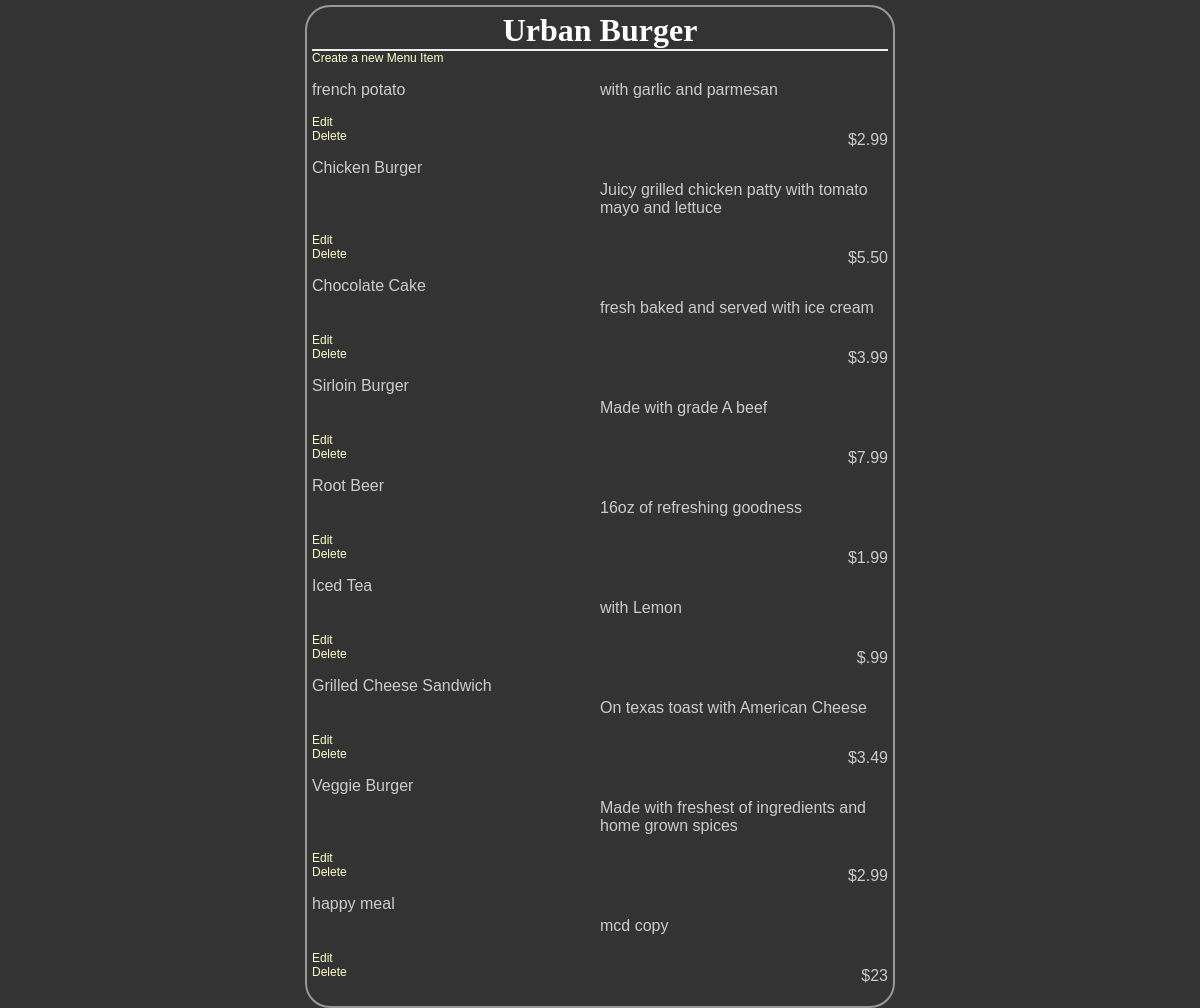
Page /restaurants/3/ on the committed database.
### database_setup.py (models this page shows, shortened)
class Restaurant(Base):
    __tablename__ = 'restaurant'
    name = Column(String(80) ,nullable = False)
    id = Column(Integer , primary_key = True)

class Menu(Base):
    __tablename__ = 'menu_item'
    name = Column(String(120) , nullable = False)
    id = Column(Integer , primary_key = True)
    course = Column(String(250))
    description = Column(String(250))
    price = Column(String(8))
    restaurant_id = Column(Integer , ForeignKey('restaurant.id'))
    restaurant = relationship(Restaurant)

### Restaurant.py (the view)
@app.route('/')
@app.route('/restaurants/<int:restaurant_id>/')
def restaurantMenu(restaurant_id):
	restaurant = session.query(Restaurant).filter_by(id = restaurant_id).one()
	items = session.query(Menu).filter_by(restaurant_id = restaurant_id)
	return render_template('Menu_template.html', restaurant = restaurant , items = items)

### templates/Menu_template.html (shortened to what this page needs)
<html>
<head>
	<link rel= stylesheet type= text/css href= "{{ url_for('static' , filename='styles.css') }}">
</head>
<body class = "pane">
	<h1 class="header">{{restaurant.name}}</h1>
<a href = "{{ url_for('newMenuItem' , restaurant_id = restaurant.id)}}">
 Create a new Menu Item
</a>
{% for i in items %}
<div>
<p class= "name">{{i.name}}</p>
<p class= "description">{{i.description}}</p>
<p class = "price"> {{i.price}} </p>
<a href = "{{ url_for('editMenuItem' , restaurant_id = restaurant.id , menu_id =  i.id) }}" >
Edit
</a>
<a href = "{{ url_for('deleteMenuItem' , restaurant_id = restaurant.id , menu_id =  i.id ) }}" >
Delete
</a>
</div>
{% endfor %}
</body>
</html>

### static/styles.css (style rules this page uses)
body { font-family: sans-serif; background-color: #333333 }
h1, h2, h3, h4 { color: #ffffff; }
h1, h2 { font-family: 'georgia', serif; margin: 0; }
h1 { border-bottom: 2px solid #eee; }
p, dd, dt { color: #cccccc; }
a { text-decoration: none; color: #ffffcc; font-size: .75em; }
.pane { position: absolute; left: 25%; right:25%; border: 2px solid; border-radius: 25px; padding: 5px; margin: 5px; border-color: #999999; background-color: #333333 }
.header { left: 50%; text-align: center; }
.name { width: 50%; display: inline-block; float: left; }
.description { width: 50%; display: inline-block; float: left; }
.price { text-align: right; width: 50%; float: right; }

### rows in the picture
Restaurant: name "Urban Burger"
Menu: name "french potato", description "with garlic and parmesan", price "$2.99"
Menu: name "Chicken Burger", description "Juicy grilled chicken patty with tomato mayo and lettuce", price "$5.50"
Menu: name "Chocolate Cake", description "fresh baked and served with ice cream", price "$3.99"
Menu: name "Sirloin Burger", description "Made with grade A beef", price "$7.99"
Menu: name "Root Beer", description "16oz of refreshing goodness", price "$1.99"
Menu: name "Iced Tea", description "with Lemon", price "$.99"
Menu: name "Grilled Cheese Sandwich", description "On texas toast with American Cheese", price "$3.49"
Menu: name "Veggie Burger", description "Made with freshest of ingredients and home grown spices", price "$2.99"
Menu: name "happy meal", description "mcd copy", price "$23"
